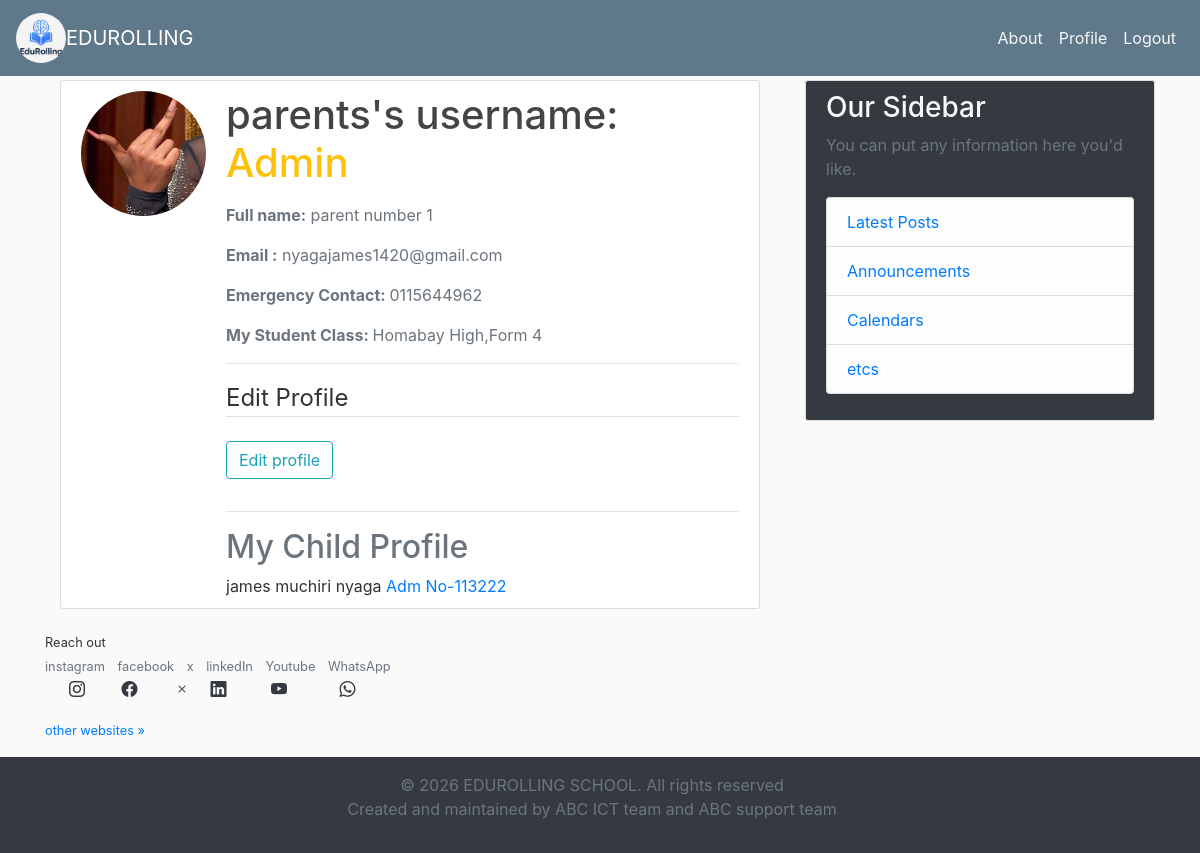
Screenshot of /edurolling/parents/profile/ (signed in) with the database file from the repository.
### school/models.py (models this page shows, shortened)
class School(models.Model):
    name = models.CharField(max_length=200)
    code = models.CharField(max_length=50, unique=True)
    slug = models.SlugField(max_length=50, unique=True, blank=True)
    active = models.BooleanField(default=True)
    created_at = models.TimeField(default=timezone.now)
    def __str__(self):
        return self.name

### parents/models.py (models this page shows, shortened)
class Parent(models.Model):
    user = models.OneToOneField(User, on_delete=models.CASCADE,related_name='parent')
    school = models.ForeignKey(School, on_delete=models.CASCADE)
    username = models.CharField(max_length=100)
    full_name = models.CharField(max_length=100, default=None)
    contact = models.CharField(max_length=10)
    My_Student_Adm_No = models.ForeignKey(Student, on_delete=models.SET_NULL, null=True)

class Profile(models.Model):
    parent = models.OneToOneField(Parent, on_delete=models.CASCADE)
    image = models.ImageField(default='parents_default_img.jpeg', upload_to='parents_profiles')

### students/models.py (models this page shows, shortened)
class Student(models.Model):
    user = models.OneToOneField(User, on_delete=models.CASCADE, related_name='student')
    school = models.ForeignKey(School, on_delete=models.CASCADE)
    student_id = models.CharField(max_length=10)
    username = models.CharField(max_length=30, unique=True, default='student')
    email = models.EmailField(blank=True)
    student_class = models.ForeignKey(Class, on_delete=models.SET_NULL, null=True)
    full_name = models.CharField(max_length=100)
    date_of_birth = models.DateField()
    class Meta:
        unique_together = ('school', 'student_id')

class Class(models.Model):
    name = models.CharField(max_length=100)
    school = models.ForeignKey(School, on_delete=models.CASCADE, null=True)
    def __str__(self):
        return f'{self.school},{self.name}'

### parents/views.py (the view)
@login_required
def ParentsProfile(request, school_slug):
    parent = getattr(request.user, 'parent',None)
    school = get_object_or_404(School, slug=school_slug)
    if not parent:
        return redirect(request, 'parents/parents_error.html')
    student = parent.My_Student_Adm_No if parent.My_Student_Adm_No else None
    context = {
        'parent':parent,
        'student':student,
        'school':school
    }
    return render(request, 'parents/parents_profile.html',context)

### school/context_processors.py (called while the page is built)
def school_context(request):
    school = School.objects.filter(code='EDU001').first()
    return {'school': school}

### parents/templates/parents/parents_profile.html (shortened to what this page needs)
{%extends 'blog/base.html'%}
{%load crispy_forms_tags %}
{%block content%}
     <div class="container">
          <div class="content-section">
               <div class="media">
                    <img  class="rounded-circle account-img" src="{{ parent.profile.image.url  }}"alt="">
                    <div class="media-body">
                        <h1 class="account-heading">parents's username: <span class="text-warning">{{request.user.username}}</span></p></h1>
                        <p class="text-secondary"><strong>Full name:</strong> {{parent.full_name}}</p>
                        <p class="text-secondary"><strong>Email :</strong> {{request.user.email}}</p>
                        <p class="text-secondary"><strong>Emergency Contact: </strong> {{parent.contact}}</p>
                        <p class="text-secondary"><strong>My Student Class: </strong> {{parent.My_Student_Adm_No.student_class}}</p>
                        <hr>
                         <fieldset class="form-group">
                            <div class="form-group"><legend class="border-bottom mb-4">Edit Profile</legend>
                               <a href="{%url 'parents-profile-update' school_slug=school.slug%}"><button class="btn btn-outline-info">Edit profile</button></a>
                            </div>
                         </fieldset>
                        <hr>
                        <h2 class="text-secondary">My Child Profile</h2>
                        {{parent.My_Student_Adm_No.full_name}} <a href="{% url 'parent-student-profile' school_slug=school.slug student_id=student.id %}">Adm No-{{parent.My_Student_Adm_No.student_id}}</a>
                    </div>
               </div>
          </div>
     </div>
{%endblock content%}

### blog/templates/blog/base.html (shortened to what this page needs)
{% load static %}
<!DOCTYPE html>
<html>
<head>
    <link rel="stylesheet" href="https://cdn.jsdelivr.net/npm/bootstrap@4.0.0/dist/css/bootstrap.min.css">
    <link rel="stylesheet" href="https://cdn.jsdelivr.net/npm/bootstrap-icons@1.3.0/font/bootstrap-icons.css">
    <link rel="stylesheet" type="text/css" href="{% static 'blog/main.css' %}">
</head>
<body>
    <nav class="navbar navbar-expand-md navbar-dark bg-steel fixed-top">
          <a class="navbar-brand d-flex align-items-center"  href="/{{ school.slug }}/">
              <img src="{% static 'blog/logo.jpeg' %}" alt="School Logo"
                  class="rounded-circle me-2" height="50" width="50">
                  <span class="navbar-brand mr-2">{{ school.name }}</span>
            </a>
              <div class="collapse navbar-collapse" id="navbarToggle">
    <div class="navbar-nav mr-auto">
        <a class="nav-item nav-link text-light" href="{% url 'blog-about' school_slug=school.slug %}">
            About
        </a>
    </div>
    <div class="navbar-nav">
        {% if user.is_authenticated %}
            {% if user.student %}
                <a class="nav-item nav-link text-light"
                   href="{% url 'students-profile' school_slug=school.slug %}">
                    Profile
                </a>
            {% elif user.parent %}
                <a class="nav-item nav-link text-light"
                   href="{% url 'parents-profile' school_slug=school.slug %}">
                    Profile
                </a>
            {% elif user.teacher %}
                <a class="nav-item nav-link text-light"
                   href="{% url 'teachers-profile' school_slug=school.slug %}">
                    Profile
                </a>
            {% endif %}
              <form action="{% url 'logout' %}" method="POST" style="display:inline;">
                  <button type="submit" class="nav-item nav-link text-light" style="background:none; border:none;">
                      Logout
                    </button>
              </form>
        {% else %}
            <a class="nav-item nav-link text-light" href="{% url 'login' %}">
                Login
            </a>
        {% endif %}
    </div>
</div>
    </nav>
    <main role="main" class="container">
      <div class="row">
        <div class="col-md-8">
            {% block content %}{% endblock %}
        </div>
        <div class="col-md-4">
          <div class="content-section bg-dark text-light">
            <h3 class="text-light">Our Sidebar</h3>
            <p class='text-muted text-light'>You can put any information here you'd like.
              <ul class="list-group">
                <li class="list-group-item list-group-item-light"><a href="{% url 'blog-latest-posts' school_slug=school.slug %}">Latest Posts</a></li>
                <li class="list-group-item list-group-item-light"> <a href="{% url 'blog-announcements' school_slug=school.slug %}">Announcements</a></li>
                <li class="list-group-item list-group-item-light"><a href="{% url 'blog-calendars' school_slug=school.slug %}">Calendars</a></li>
                <li class="list-group-item list-group-item-light"><a href="{% url 'blog-others' school_slug=school.slug %}">etcs</a></li>
              </ul>
            </p>
          </div>
        </div>
      </div>
    </main>
    <section>
      <div class="container">
        <div class="mb-3">
          <small>
            Reach out
          </small>
          <div class="row">
            <div class="col-md-8">
              <small class="text-muted">instagram</small>
              <small class="mr-2 ml-2 text-muted">facebook</small>
              <small class="text-muted">x</small>
              <small class="ml-2 text-muted">linkedIn</small>
              <small class="ml-2 text-muted">Youtube</small>
              <small class="ml-2 text-muted">WhatsApp</small>
            </div>
          </div>
          <div class="row">
            <div class="col-md-8">
              <a href="https://www.instagram.com/muchiri_james_254/#"><i class="bi bi-instagram text-dark mx-4"></i></a>
              <a target="_blank" href="https://web.facebook.com/profile.php?id=61558683462581"><i class="bi bi-facebook text-dark mx-2"></i></a>
              <a target="_blank" href="https://x.com/jamesny97150748"><i class="bi bi-x text-dark ml-4"></i></a>
              <a href="#"><i class="bi bi-linkedin text-dark mx-3"></i></a>
              <a target ='blank' href="http://youtube.com/@jamesnyaga463"><i class="bi bi-youtube text-dark ml-4"></i></a>
              <a target="_blank"  href="https://wa.me/qr/RCU46OUN5B3HI1"><i class="bi bi-whatsapp text-dark mx-4 ml-5"></i></a>
            </div>
          </div>
        </div>
      </div>
      <div class="container mb-3"><small><a target="_blank" href="https://rolling.pythonanywhere.com/" class="text-primary">other websites &raquo;</a></small></div>
    </section>
    <footer class="footer bg-dark text-light text-center p-3">
    <div class="container">
      <p class="text-muted mr-3">&copy; 2026 EDUROLLING SCHOOL. All rights reserved <br><span>Created and maintained by ABC ICT team and ABC support team</span></p>
    </footer>
  </body>
</html>

### blog/static/blog/main.css (style rules this page uses)
body { background: #fafafa; color: #333333; margin-top: 5rem; }
h1, h2, h3, h4, h5, h6 { color: #444444; }
.bg-steel { background-color: #5f788a; }
.content-section { background: #ffffff; padding: 10px 20px; border: 1px solid #dddddd; border-radius: 3px; margin-bottom: 20px; }
.account-img { height: 125px; width: 125px; margin-right: 20px; margin-bottom: 16px; }
.account-heading { font-size: 2.5rem; }

### rows the page displays
School: name "EDUROLLING"
Parent: profile.image (picture), full_name "parent number 1", contact "0115644962", My_Student_Adm_No.student_class "Homabay High,Form 4", My_Student_Adm_No.full_name "james muchiri nyaga", My_Student_Adm_No.student_id "113222"

### other values shown
{{ request.user.username }} "Admin"
{{ request.user.email }} "nyagajames1420@gmail.com"
